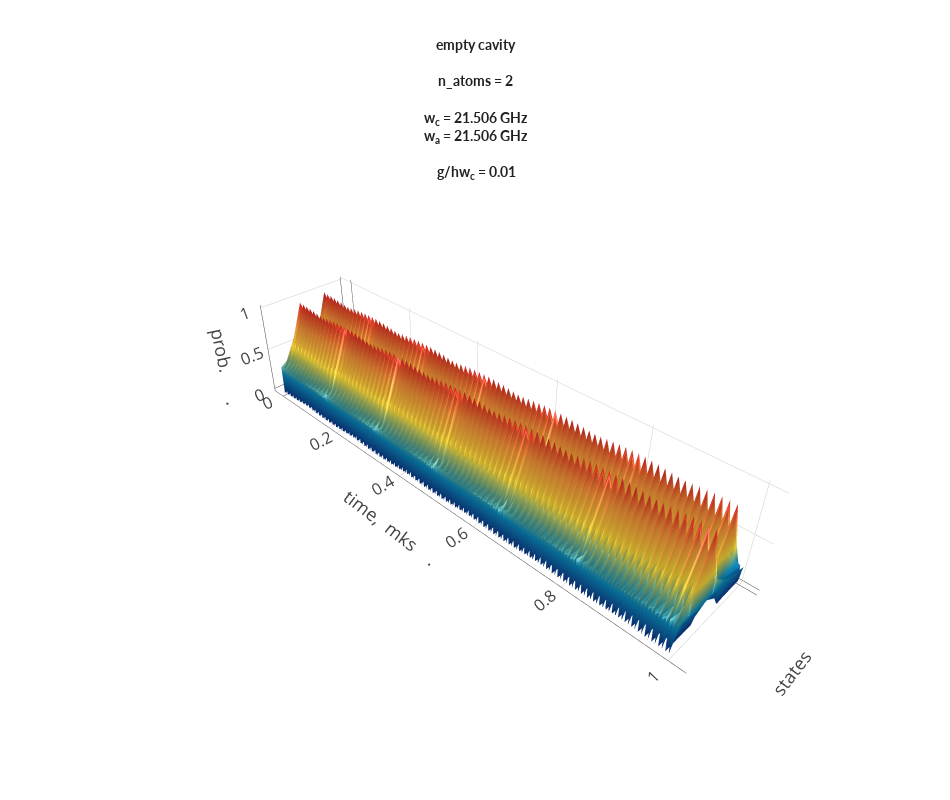

The code cell stored with this chart in its notebook:
### Code cell
from PyQuantum.TCM_Full.PlotBuilder3D import PlotBuilder3D

plt = PlotBuilder3D()

plt.set_width(950)
plt.set_height(800)

# ---------------------------------------------- TITLE --------------------------------------------
title = ""

if config.capacity - config.n_atoms > 0:
    title += "<b>" + str(config.capacity - config.n) + \
        " фотонов в полости" + "</b>" + "<br><br>"
else:
    title += "<b>" + "empty cavity" + "</b>" + "<br><br>"

title += "<b>"
title += "n_atoms = " + str(config.n_atoms)

# title += "<br>atoms state: |Ψ<sub>0</sub> i = |11...1>A<sub>0</sub> |00...0>A<sub>1</sub> |vaki<sub>p</sub>" + \
#     str(config.init_state)
title += "<br>"
title += "<br>w<sub>c</sub> = " + wc_str(config.wc)
title += "<br>w<sub>a</sub> = " + wa_str(config.wa)
title += "<br><br> g/hw<sub>c</sub> = " + str(config.g/config.wc)
title += "<br>"
title += "<br>"
title += "</b>"

plt.set_title(title)
# ---------------------------------------------- TITLE --------------------------------------------

# ---------------------------------------------- SCALE --------------------------------------------
y_scale = 1

if config.T < 0.25 * config.mks:
    y_scale = 0.1
elif config.T <= 0.5 * config.mks:
    y_scale = 0.025
elif config.T == 0.5 * config.mks:
    y_scale = 0.01
elif config.T == 1 * config.mks:
    y_scale = 7.5
    # y_scale = 10
elif config.T == 5 * config.mks:
    y_scale = 1

y_scale = 5
plt.set_yscale(y_scale)

plt.set_xaxis("states")
plt.set_yaxis("time, " + T_str_mark(config.T))
plt.set_zaxis("prob.\t\t\t\t\t\t.")
# ---------------------------------------------- SCALE --------------------------------------------

plt.iplot(
    x_csv=config.x_csv,
    y_csv=config.y_csv,
    z_csv=config.z_csv,
)

### Figure 1 — Plotly figure (JSON) as saved in the notebook; plotly's stock layout.template omitted (floating-point values rounded to 4 significant figures; data arrays with more than 128 entries replaced by an {"elided": "..."} marker saying what was removed)
{"data": [{"colorscale": "Portland", "lighting": {"diffuse": 0.5, "fresnel": 0.2, "specular": 0.2}, "showlegend": false, "showscale": false, "type": "surface", "uid": "5f108233-28f7-4c61-889c-b194225ab43f", "z": {"elided": "1000x4 float values"}}], "layout": {"autosize": false, "height": 800, "plot_bgcolor": "#AAA", "scene": {"aspectratio": {"x": 1, "y": 5, "z": 1}, "camera": {"center": {"x": 0, "y": 0, "z": 0.2}, "eye": {"x": 3.75, "y": 3.75, "z": 3.75}, "up": {"x": 0, "y": 0, "z": 1}}, "xaxis": {"autorange": true, "showgrid": false, "showline": false, "tickfont": {"size": 14}, "ticktext": ["", "", "", ""], "tickvals": [0, 1, 2, 3], "title": "states", "titlefont": {"size": 18}}, "yaxis": {"autorange": true, "linewidth": 1, "tickfont": {"size": 14}, "ticktext": [0, 0.2, 0.4, 0.6, 0.8, 1], "tickvals": [0, 200, 400, 600, 800, 1000], "title": "time,  mks\t\t\t\t.", "titlefont": {"size": 18}}, "zaxis": {"autorange": true, "linewidth": 1, "range": [0, 1], "tickfont": {"size": 14}, "title": "prob.\t\t\t\t\t\t.", "titlefont": {"size": 18}}}, "showlegend": false, "title": "<b>empty cavity</b><br><br><b>n_atoms = 2<br><br>w<sub>c</sub> = 21.506 GHz<br>w<sub>a</sub> = 21.506 GHz<br><br> g/hw<sub>c</sub> = 0.01<br><br></b>", "titlefont": {"color": "#222", "family": "Lato", "size": 14}, "width": 950, "xaxis": {"tickfont": {"size": 200}, "ticks": "outside"}, "yaxis": {"tickfont": {"size": 200}, "ticks": "outside", "title": "y Axis", "titlefont": {"color": "#FFFFFF", "family": "Courier New, monospace", "size": 40}}}}
